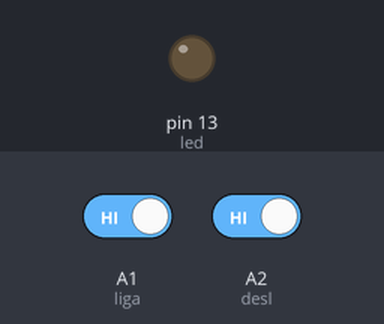
The sketch below on a simulated Arduino Uno, built with avr-gcc and run on an emulated ATmega328P. On the bench: output pins drawn as LEDs (lit = HIGH). The test bench sets the inputs (shaded band); at power-on: A1 (liga) HIGH, A2 (desl) HIGH. What the sketch prints to the serial monitor is not drawn.

Above: at 1.2 s.
1.3 s: A1 (liga) driven LOW
At 4.2 s:
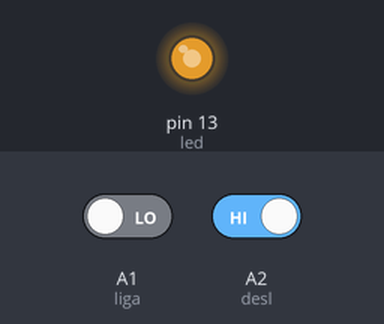
4.3 s: A2 (desl) driven LOW
At 5.1 s:
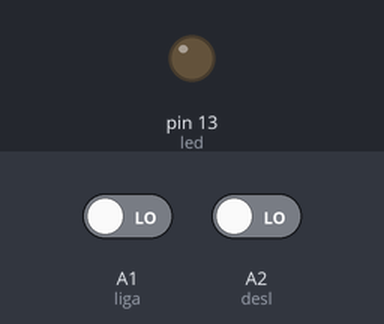
Timing chart, 0 to 7.3 s (numbered marks = the images above; inputs shaded):
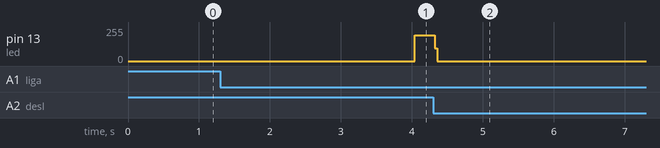

Measured:
- after the input at 1.3 s, pin 13 (led): 0/255 → 194/255 after 2.7 s
- after the input at 4.3 s, pin 13 (led): 194/255 → 0/255 at once

The sketch:

Exerc2Timer.ino
```cpp
#include <TimerOne.h>

#define liga A1
#define desl A2
#define led  13

int tempo=0;
boolean ativa=false;

void timer1()
{
  if (ativa)
  {
    ++tempo;
    Serial.print(tempo);
  }
}

void setup() {
  Timer1.initialize(1000000);
  Timer1.attachInterrupt(timer1);
  Serial.begin(9600);
  pinMode(led,OUTPUT);
  digitalWrite(led,LOW);
}

void loop() {
  if (digitalRead(liga)==LOW)
  {
      ativa=true;
      digitalWrite(led,LOW);
  }
  if ((ativa) && (tempo>2))
  {
     ativa=false;
     digitalWrite(led,HIGH);
  }
  if (digitalRead(desl)==LOW)
  {
    tempo=0;
  }

}
```
